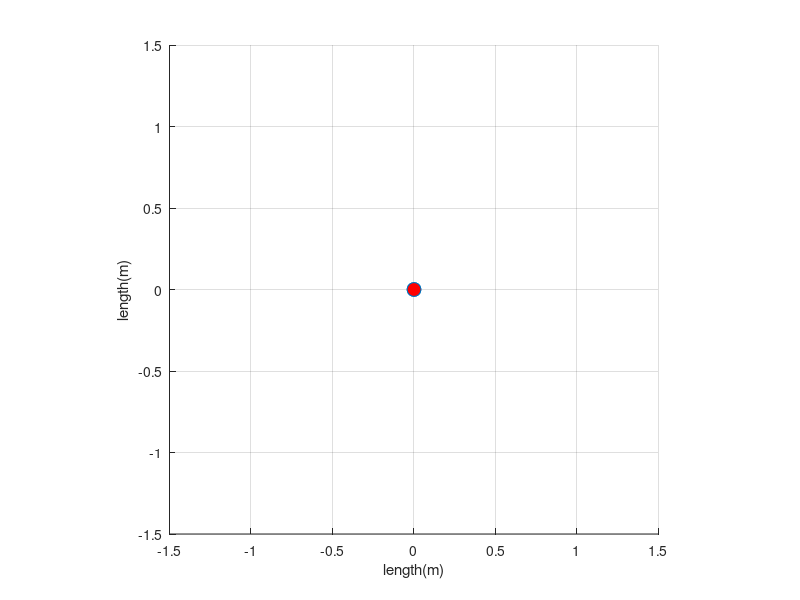
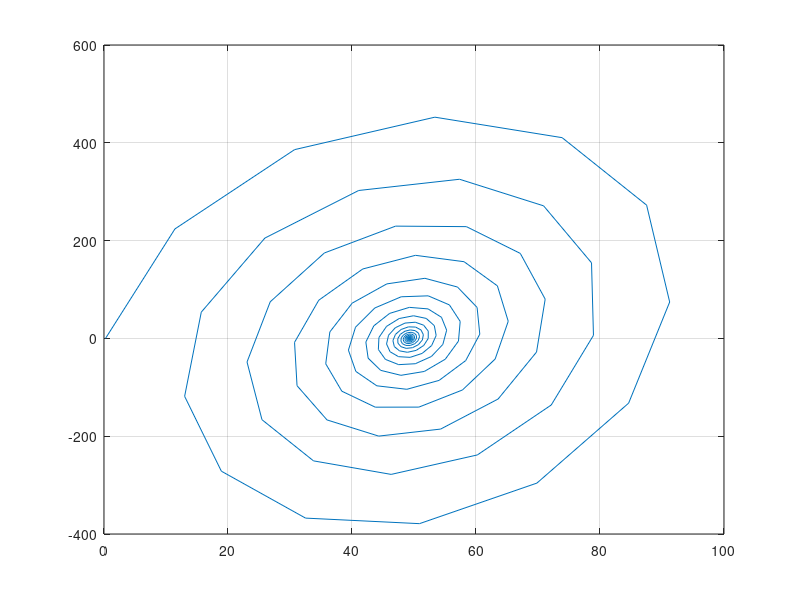

The MATLAB script that drew these images, in order: (Note: this script raises an error after producing the figures.)
%%%%%%%%%%%%%%%%%%%%%%%%%%%%%%%
% Dynamic Simulation
% Baek-Kyu Cho & DongHyun Ahn, Robotics & Control Lab,Kookmin University
% 2014.05.28.wed
%%%%%%%%%%%%%%%%%%%%%%%%%%%%%%%
close all;

global p1 p2;

%% variable setting 
m = 1;         % Mass of Bottom Link(kg) 
l = 1;         % Length of Link(m)
g = 9.81;      % Gravitational acceleration(m/s^2)
b = 1; 
%%
dt = 0.05;
t = 0:dt:30;
n = length(t);

theta = zeros(1,n);
D_theta = zeros(1,n);
D2_theta = zeros(1,n);

%initial condition
theta(1) = 15*rand*pi/180; %radian, 5 degrees
D_theta(1) = 0;
D2_theta(1) = 0;
Kp = 100;


A = [0,1;g/l,-b/(m*l^2)];
B = [0;1/m*l^2];
Q = [10 0;0 1];
R = 5;
k = lqr(A,B,Q,R);

for i = 1 : n-1
    time = n*dt;
    u = -Kp*(theta(i)-45*pi/180);
    % u = -k*[theta(i); D_theta(i)];
    D2_theta(i+1) = (g/l)*sin(theta(i)) + (1/(m*l^2))*u -(b/m*l^2)*D_theta(i);
    D_theta(i+1) = D_theta(i) + D2_theta(i+1)*dt;
    theta(i+1) = theta(i) + D_theta(i+1)*dt;
    
end

% figure(1);
% plot(t,theta*180/pi);
% grid on

% Phase portait
figure(3);
plot(theta*180/pi, D_theta*180/pi);
grid on

%% Animation

figure(2);
Ax=[0,0]; Ay=[0,0]; Az=[0,0];
xlabel('length(m)')
ylabel('length(m)')
axis equal

p1 = line(Ax,Ay,'Linewidth',3,'color','r'); %pole
hold on
p2 = plot(Ax,Ay,'o','MarkerSize',10,'MarkerFaceColor','r'); %mass

xlim([-1.5,1.5]);
ylim([-1.5,1.5]);
grid on

view([0,0,1])

for i=1:2:n-1


    a_draw_animation(theta(i));
end

print('end');


% aa





